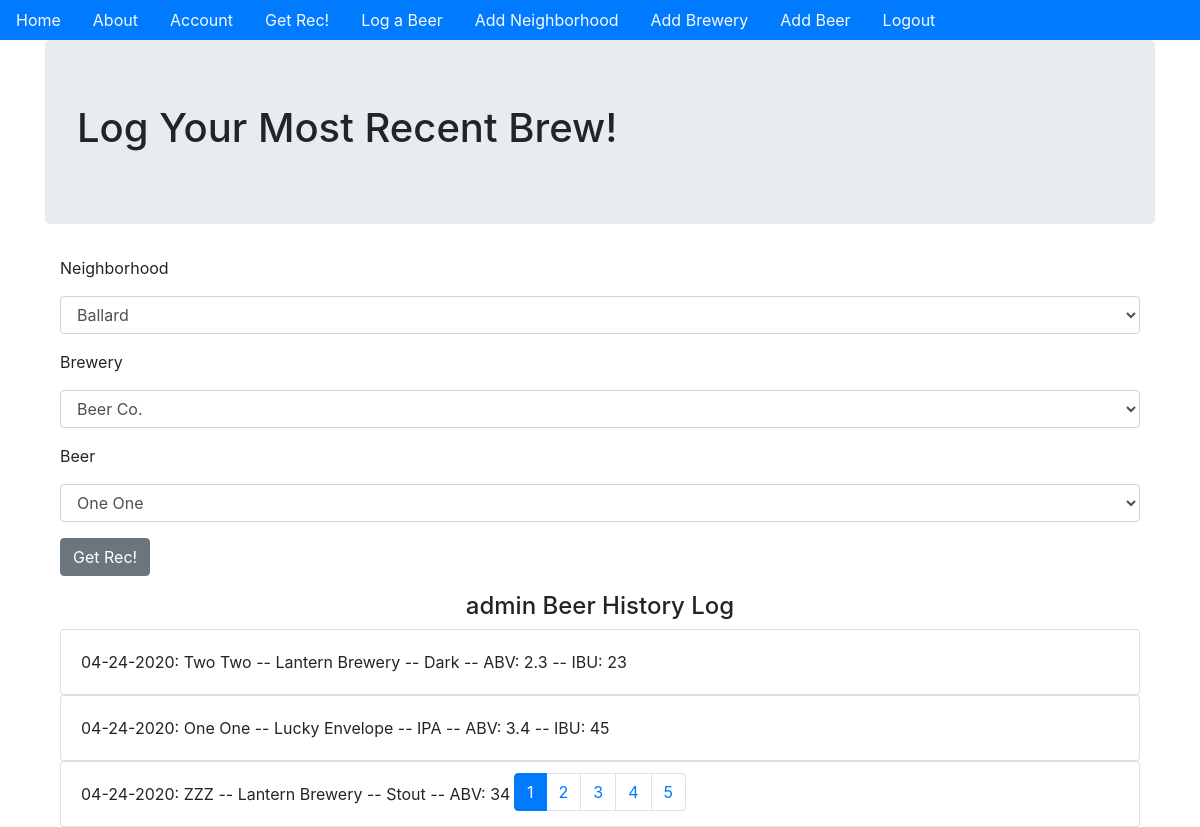
Before: /log_item (signed in) with the older database file.
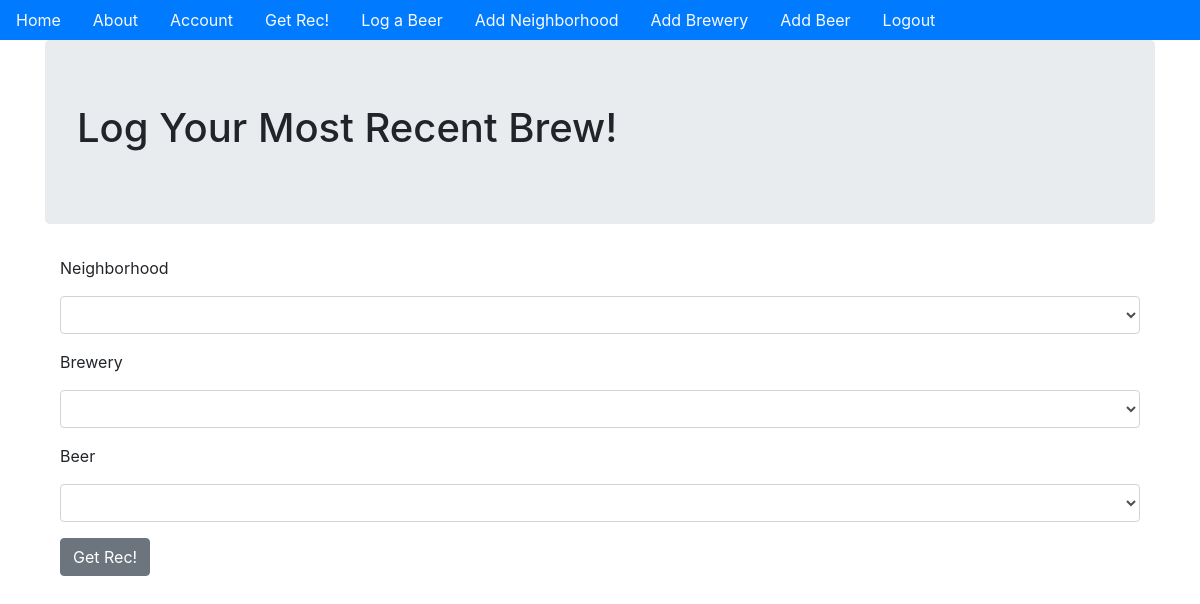
After: the same page with the newer database file.
### beer_app/models.py (models this page shows, shortened)
class User(db.Model, UserMixin):
    __tablename__ = 'users'
    id = db.Column(db.Integer, primary_key=True)
    profile_image = db.Column(
        db.String(64), nullable=False, default='default_profile.png')
    email = db.Column(db.String(64), unique=True, index=True)
    username = db.Column(db.String(64), unique=True, index=True)
    password_hash = db.Column(db.String(128))
    transactions = db.relationship('Log', backref='user', lazy='dynamic')
    recommendations = db.relationship(
        'Rec', backref='user', lazy='dynamic')

class Log(db.Model):
    __tablename__ = 'transactions'
    users = db.relationship(User)
    items = db.relationship(Item)
    id = db.Column(db.Integer, primary_key=True)
    user_id = db.Column(db.Integer, db.ForeignKey('users.id'), nullable=False)
    item_id = db.Column(db.Integer, db.ForeignKey('items.id'), nullable=False)
    date = db.Column(db.DateTime, nullable=False, default=datetime.utcnow)
    def __repr__(self):
        return f"{self.date.strftime('%m-%d-%Y')}: {Item.query.filter_by(id=self.item_id).first()}"

class Item(db.Model):
    __tablename__ = 'items'
    locations = db.relationship(Location)
    id = db.Column(db.Integer, primary_key=True)
    name = db.Column(db.String(64), nullable=False, index=True)
    style = db.Column(db.String(64), nullable=False, index=True)
    abv = db.Column(db.String(4), nullable=False, index=True)
    ibu = db.Column(db.String(3), index=True)
    location_id = db.Column(db.Integer, db.ForeignKey(
        'locations.id'), nullable=False)
    def __repr__(self):
        return f"{self.name} -- {self.locations.name} -- {self.style} -- ABV: {self.abv} -- IBU: {self.ibu}"

class Location(db.Model):
    __tablename__ = 'locations'
    zones = db.relationship(Zone)
    id = db.Column(db.Integer, primary_key=True)
    name = db.Column(db.String(64), index=True)
    address = db.Column(db.String(64))
    phone = db.Column(db.String(10))
    website = db.Column(db.String(64))
    zone_id = db.Column(db.Integer, db.ForeignKey('zones.id'), nullable=False)
    items = db.relationship('Item', backref='location')

### beer_app/actions/views.py (the view)
@actions.route('/log_item', methods=['GET', 'POST'])
@login_required
def log_item():
    form = LogActionForm()
    form.zone.choices = [(zone.id, zone.name)
                         for zone
                         in Zone.query.order_by('name')]
    form.loc.choices = [(loc.id, loc.name)
                        for loc
                        in Location.query.order_by('name')]
    form.item.choices = [(item.id, item.name)
                         for item
                         in Item.query.order_by('location_id')]
    if form.validate_on_submit():
        transaction = Log(user_id=current_user.id,
                          item_id=form.item.data)
        db.session.add(transaction)
        db.session.commit()
        return redirect(url_for('actions.log_item'))
    page = request.args.get('page', 1, type=int)
    user_post_log = Log.query.filter_by(user_id=current_user.id).order_by(
        Log.date.desc()).paginate(page=page, per_page=3)
    return render_template('log_item.html', form=form, user_post_log=user_post_log)

### beer_app/actions/forms.py
class LogActionForm(RecActionForm):
    item = SelectField('Beer', coerce=int, validators=[DataRequired()])

### beer_app/models.py (called while the page is built)
@login_manager.user_loader
def load_user(user_id):
    return User.query.get(user_id)

### beer_app/templates/log_item.html (shortened to what this page needs)
{% extends "base.html" %}
{% block content %}
<div class='jumbotron'>
    <h1>Log Your Most Recent Brew!</h1>
</div>
<div class='container'>
    <form method="POST" action="" enctype="multipart/form-data">
        <div class='form-group'>
            {{form.zone.label(class='form-group')}}
            {{form.zone(class='form-control')}}
        </div>
        <div class='form-group'>
            {{form.loc.label(class='form-group')}}
            {{form.loc(class='form-control')}}
        </div>
        <div class='form-group'>
            {{form.item.label(class='form-group')}}
            {{form.item(class='form-control')}}
        </div>
        <div class='form-group'>
            {{form.submit(class='btn btn-secondary')}}
        </div>
    </form>
</div>
{% if user_post_log.items %}
<div class='container'>
    <h4 style='text-align:center'> {{current_user.username}} Beer History Log</h4>
    {% for post in user_post_log.items %}
    <div class='card'>
        <div class='card-body'>
            {{post}}
        </div>
    </div>
    {% endfor %}
</div>
<div class="fixed-bottom">
    <nav aria-label='User Post Log'>
        <ul class='pagination sticky-bottom justify-content-center'>
            {% for page_num in user_post_log.iter_pages(left_edge=1,
                                                                                        right_edge=1,
                                                                                        left_current=5,
                                                                                        right_current=5) %}
            {% if user_post_log.page == page_num %}
            <li class='page-item active' aria-current="page">
                <span class="page-link" href="{{url_for('actions.log_item',page=page_num)}}">{{page_num}}
                </span>
            </li>
            {% else %}
            <li class='page-item'>
                <a class='page-link' href="{{url_for('actions.log_item',page=page_num)}}">{{page_num}}</a>
            </li>
            {% endif %}
            {% endfor %}
        </ul>
    </nav>
</div>
{% endif %}
{% endblock %}

### beer_app/templates/base.html (shortened to what this page needs)
<!DOCTYPE html>
<html lang="en" dir='ltr'>
<head>
    <link rel="stylesheet" href="https://stackpath.bootstrapcdn.com/bootstrap/4.4.1/css/bootstrap.min.css"
>
</head>
<body>
    <ul class='nav sticky-top bg-primary'>
        <li class='nav-link'>
            <a class='text-light' href="{{url_for('core.index')}}">Home</a>
        </li>
        <li class='nav-link'>
            <a class='text-light' href="{{url_for('core.info')}}">About</a>
        </li>
        {% if current_user.is_authenticated %}
        <li class='nav-link'>
            <a class='text-light' href="{{url_for('users.account')}}">Account</a>
        </li>
        <li class='nav-link'>
            <a class='text-light' href="{{url_for('actions.get_rec')}}">Get Rec!</a>
        </li>
        <li class='nav-link'>
            <a class='text-light' href="{{url_for('actions.log_item')}}">Log a Beer</a>
        </li>
        {% if current_user.username=='admin' %}
        <li class='nav-link'>
            <a class='text-light' href="{{url_for('zones.add_zone')}}">Add Neighborhood</a>
        </li>
        <li class='nav-link'>
            <a class='text-light' href="{{url_for('locations.add_location')}}">Add Brewery</a>
        </li>
        <li class='nav-link'>
            <a class='text-light' href="{{url_for('items.add_item')}}">Add Beer</a>
        </li>
        {% endif %}
        <li class='nav-link'>
            <a class='text-light' href="{{url_for('users.logout')}}">Logout</a>
        </li>
        {% endif %}
    </ul>
    <div class='container'>
        {% block content %}
        {% endblock %}
    </div>
</body>
</html>

Changed rows visible on the page:
no longer on this page (row edited): User: username "admin"
removed Log: date+item "04-24-2020: Two Two -- Lantern Brewery -- Dark -- ABV: 2.3 -- IBU: 23"
removed Log: date+item "04-24-2020: One One -- Lucky Envelope -- IPA -- ABV: 3.4 -- IBU: 45"
removed Log: date+item "04-24-2020: ZZZ -- Lantern Brewery -- Stout -- ABV: 34 -- IBU: 45"
Other visible differences:
form field zone: "Ballard" → (not shown)
form field loc: "Beer Co." → (not shown)
form field item: "One One" → (not shown)
text no longer shown: "Beer History Log"
list line gone: "1"
list line gone: "2"
list line gone: "3"
list line gone: "4"
list line gone: "5"
